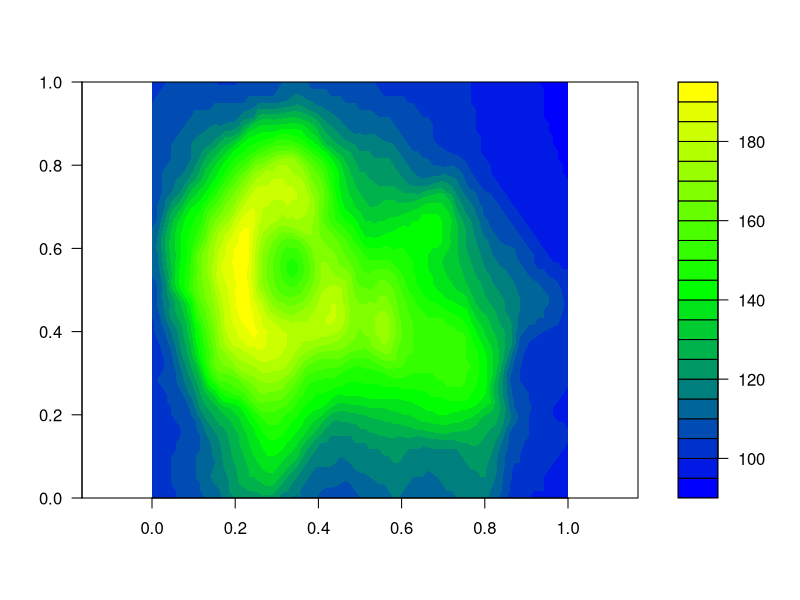
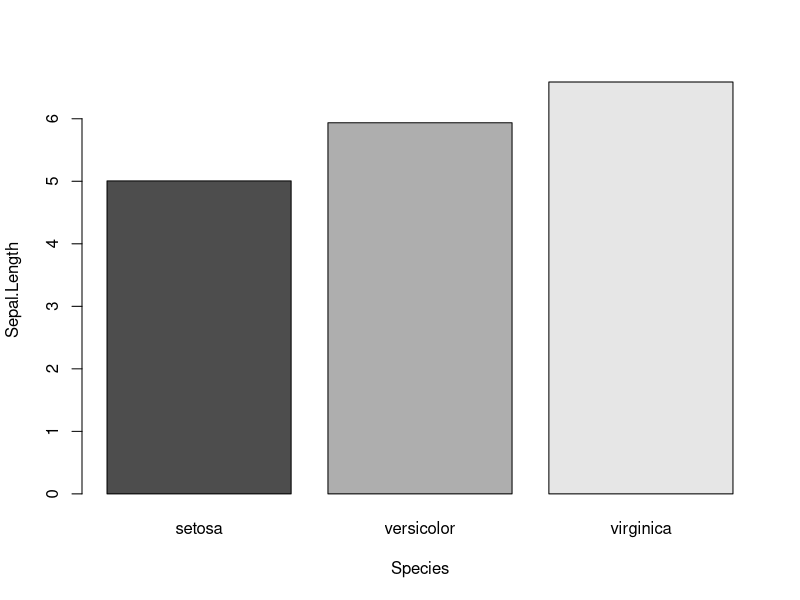
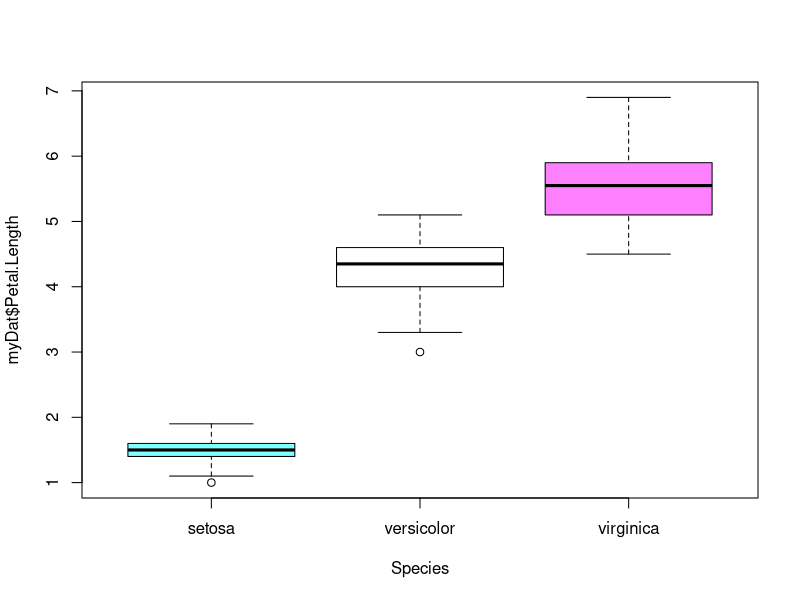

Generate these figures, in order, with R:
## ---- chunk 1
knitr::opts_chunk$set(results = TRUE)
## ---- chunk 2
bgy <- colorRampPalette(c("blue", "green", "yellow"))
filled.contour(volcano, color.palette = bgy, asp = 1)
## ---- chunk 3
myDat <- iris
avgSepLength <- aggregate(Sepal.Length ~ Species, data = myDat, mean)
barplot(Sepal.Length ~ Species, data = avgSepLength, col = grey.colors(3))
## ---- chunk 4
plot(myDat$Petal.Length ~ Species, data = myDat, col = cm.colors(3))
